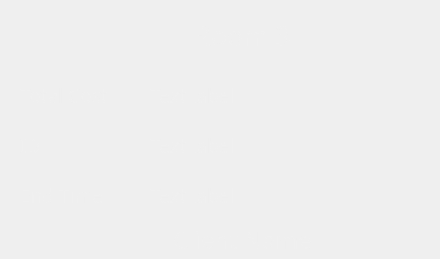
          <widget class="QFrame" name="room1_12">
           <property name="autoFillBackground">
            <bool>false</bool>
           </property>
           <property name="styleSheet">
            <string notr="true">QFrame {
    background-color: qlineargradient(spread:pad, x1:0, y1:0.3, x2:0, y2:0.7, 
                                      stop:0 rgba(107, 47, 61, 255), 
                                      stop:1 rgba(155, 72, 94, 255));
    color: rgba(240, 240, 240, 230);
    border-radius: 50px;
}

QFrame:hover {
    background-color: qlineargradient(spread:pad, x1:0, y1:0.3, x2:0, y2:0.7, 
                                      stop:0 rgba(132, 58, 78, 255), 
                                      stop:1 rgba(190, 80, 100, 255));
}
</string>
           </property>
           <property name="frameShape">
            <enum>QFrame::Shape::StyledPanel</enum>
           </property>
           <property name="frameShadow">
            <enum>QFrame::Shadow::Raised</enum>
           </property>
           <widget class="QLabel" name="label_45">
            <property name="geometry">
             <rect>
              <x>187</x>
              <y>20</y>
              <width>111</width>
              <height>31</height>
             </rect>
            </property>
            <property name="font">
             <font>
              <family>Bauhaus 93</family>
              <pointsize>20</pointsize>
             </font>
            </property>
            <property name="autoFillBackground">
             <bool>false</bool>
            </property>
            <property name="styleSheet">
             <string notr="true">background-color: none;</string>
            </property>
            <property name="text">
             <string>Room 3</string>
            </property>
            <property name="alignment">
             <set>Qt::AlignmentFlag::AlignCenter</set>
            </property>
           </widget>
           <widget class="QPushButton" name="btnadd_E_3">
            <property name="geometry">
             <rect>
              <x>190</x>
              <y>100</y>
              <width>101</width>
              <height>101</height>
             </rect>
            </property>
            <property name="styleSheet">
             <string notr="true">border-radius: 50px;
</string>
            </property>
            <property name="text">
             <string/>
            </property>
            <property name="icon">
             <iconset theme="QIcon::ThemeIcon::ListAdd"/>
            </property>
            <property name="iconSize">
             <size>
              <width>30</width>
              <height>30</height>
             </size>
            </property>
           </widget>
           <widget class="QLabel" name="client_E_3">
            <property name="geometry">
             <rect>
              <x>142</x>
              <y>230</y>
              <width>201</width>
              <height>20</height>
             </rect>
            </property>
            <property name="font">
             <font>
              <family>Bauhaus 93</family>
              <pointsize>18</pointsize>
             </font>
            </property>
            <property name="styleSheet">
             <string notr="true">background-color: none;</string>
            </property>
            <property name="text">
             <string>Client Name</string>
            </property>
            <property name="alignment">
             <set>Qt::AlignmentFlag::AlignCenter</set>
            </property>
           </widget>
           <widget class="QLabel" name="totalcost_E_3">
            <property name="geometry">
             <rect>
              <x>20</x>
              <y>70</y>
              <width>121</width>
              <height>51</height>
             </rect>
            </property>
            <property name="font">
             <font>
              <family>Bauhaus 93</family>
              <pointsize>14</pointsize>
             </font>
            </property>
            <property name="styleSheet">
             <string notr="true">background-color:none;</string>
            </property>
            <property name="text">
             <string>Total Cost</string>
            </property>
           </widget>
           <widget class="QLabel" name="ID_E_3">
            <property name="geometry">
             <rect>
              <x>20</x>
              <y>120</y>
              <width>121</width>
              <height>51</height>
             </rect>
            </property>
            <property name="font">
             <font>
              <family>Bauhaus 93</family>
              <pointsize>14</pointsize>
             </font>
            </property>
            <property name="styleSheet">
             <string notr="true">background-color:none;</string>
            </property>
            <property name="text">
             <string>ID</string>
            </property>
           </widget>
           <widget class="QLabel" name="DurationL_E_3">
            <property name="geometry">
             <rect>
              <x>20</x>
              <y>170</y>
              <width>121</width>
              <height>51</height>
             </rect>
            </property>
            <property name="font">
             <font>
              <family>Bauhaus 93</family>
              <pointsize>14</pointsize>
             </font>
            </property>
            <property name="styleSheet">
             <string notr="true">background-color:none;</string>
            </property>
            <property name="text">
             <string>End Time</string>
            </property>
           </widget>
           <widget class="QLabel" name="get_total_E_3">
            <property name="geometry">
             <rect>
              <x>150</x>
              <y>80</y>
              <width>121</width>
              <height>31</height>
             </rect>
            </property>
            <property name="font">
             <font>
              <family>Bauhaus 93</family>
              <pointsize>14</pointsize>
             </font>
            </property>
            <property name="styleSheet">
             <string notr="true">background-color:none;</string>
            </property>
            <property name="text">
             <string>TextLabel</string>
            </property>
           </widget>
           <widget class="QLabel" name="get_id_E_3">
            <property name="geometry">
             <rect>
              <x>150</x>
              <y>130</y>
              <width>121</width>
              <height>31</height>
             </rect>
            </property>
            <property name="font">
             <font>
              <family>Bauhaus 93</family>
              <pointsize>14</pointsize>
             </font>
            </property>
            <property name="styleSheet">
             <string notr="true">background-color:none;</string>
            </property>
            <property name="text">
             <string>TextLabel</string>
            </property>
           </widget>
           <widget class="QLabel" name="get_dur_E_3">
            <property name="geometry">
             <rect>
              <x>150</x>
              <y>180</y>
              <width>121</width>
              <height>31</height>
             </rect>
            </property>
            <property name="font">
             <font>
              <family>Bauhaus 93</family>
              <pointsize>14</pointsize>
             </font>
            </property>
            <property name="styleSheet">
             <string notr="true">background-color:none;</string>
            </property>
            <property name="text">
             <string>TextLabel</string>
            </property>
           </widget>
           <widget class="QPushButton" name="btnedit_E_3">
            <property name="geometry">
             <rect>
              <x>330</x>
              <y>100</y>
              <width>101</width>
              <height>101</height>
             </rect>
            </property>
            <property name="styleSheet">
             <string notr="true">border-radius: 50px;
</string>
            </property>
            <property name="text">
             <string/>
            </property>
            <property name="icon">
             <iconset theme="QIcon::ThemeIcon::MailMessageNew"/>
            </property>
            <property name="iconSize">
             <size>
              <width>30</width>
              <height>30</height>
             </size>
            </property>
           </widget>
          </widget>
